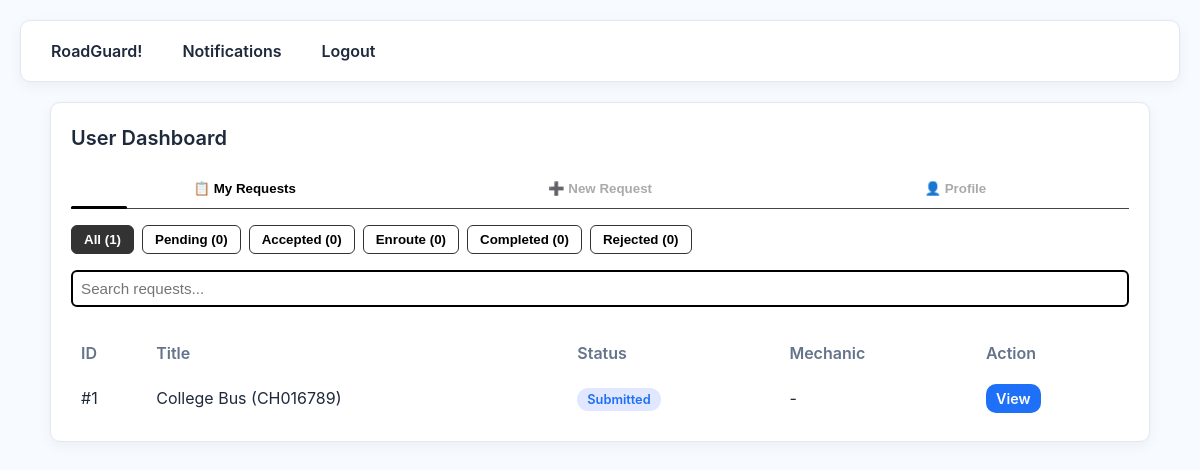
/user/dashboard (signed in), run on an earlier commit of the app's database.
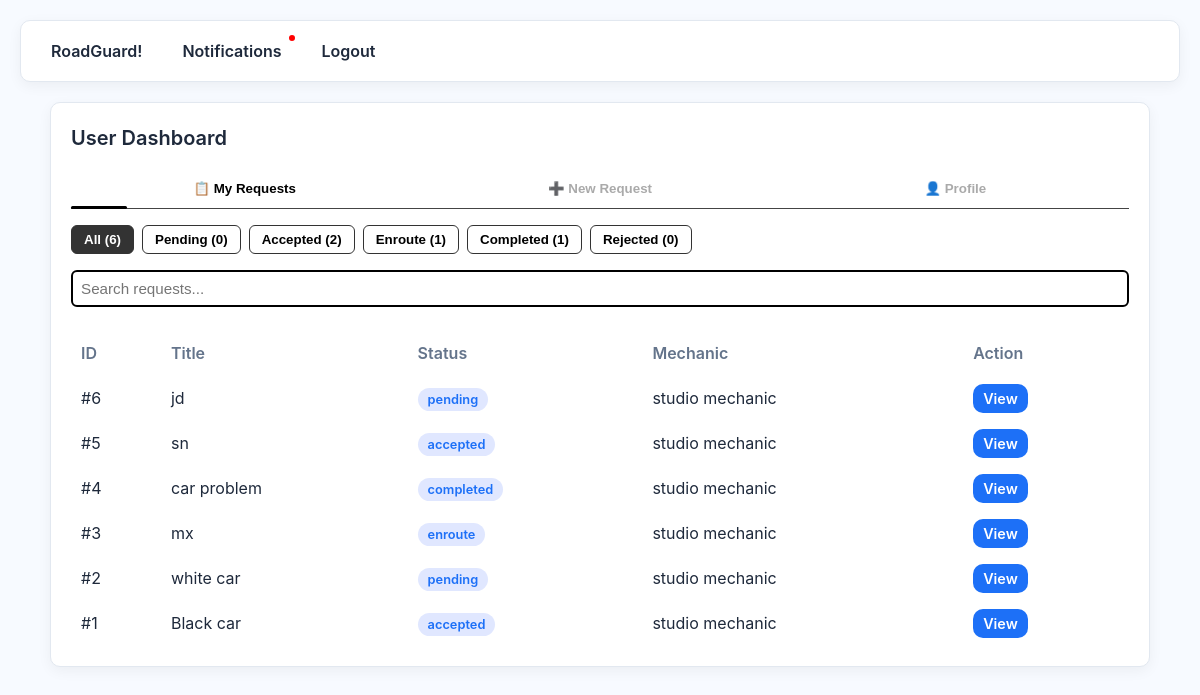
And on a later commit of the database.
### app.py (models this page shows)
class ServiceRequest(db.Model):
    id = db.Column(db.Integer, primary_key=True)
    user_id = db.Column(db.Integer, db.ForeignKey('user.id'))
    title = db.Column(db.String(200))
    description = db.Column(db.Text)
    lat = db.Column(db.Float)
    lng = db.Column(db.Float)
    status = db.Column(db.String(50), default='submitted')
    created_at = db.Column(db.DateTime, default=datetime.utcnow)
    assigned_mechanic_id = db.Column(db.Integer, db.ForeignKey('user.id'), nullable=True)
    mechanic_response = db.Column(db.Text, nullable=True)
    user = db.relationship("User", foreign_keys=[user_id], backref="requests_made")
    mechanic = db.relationship("User", foreign_keys=[assigned_mechanic_id], backref="requests_taken")

class User(UserMixin, db.Model):
    id = db.Column(db.Integer, primary_key=True)
    name = db.Column(db.String(120))
    email = db.Column(db.String(120), unique=True)
    password = db.Column(db.String(120))
    role = db.Column(db.String(20), default=Role.USER.value)
    phone = db.Column(db.String(20))

### app.py (the view)
@app.route('/user/dashboard')
@login_required
def user_dashboard():
    if current_user.role != Role.USER.value:
        flash("Unauthorized",'danger')
        return redirect(url_for('index'))
    requests = ServiceRequest.query.filter_by(user_id=current_user.id).order_by(ServiceRequest.created_at.desc()).all()
    return render_template('user_dashboard.html', requests=requests)

### app.py (called while the page is built)
@login_manager.user_loader
def load_user(user_id):
    return User.query.get(int(user_id))

### templates/user_dashboard.html (shortened to what this page needs)
{% extends 'layout.html' %}
{% block content %}
<div class="card fade-in">
  <h2>User Dashboard</h2>
  <div class="tabs-container mt-16">
    <div class="tabs">
      <button class="tab-btn active" onclick="openTab(event, 'requests')">📋 My Requests</button>
      <button class="tab-btn" onclick="openTab(event, 'new')">➕ New Request</button>
      <button class="tab-btn" onclick="openTab(event, 'profile')">👤 Profile</button>
    </div>
    <div class="tab-underline"></div>
  </div>
  <div id="requests" class="tab-content active mt-16">
    {% if requests %}
      <div class="status-tabs mb-4">
        <button class="status-tab active" onclick="setStatusFilter('all')">All ({{ requests|length }})</button>
        <button class="status-tab" onclick="setStatusFilter('submitted')">Pending ({{ requests|selectattr('status','equalto','submitted')|list|length }})</button>
        <button class="status-tab" onclick="setStatusFilter('accepted')">Accepted ({{ requests|selectattr('status','equalto','accepted')|list|length }})</button>
        <button class="status-tab" onclick="setStatusFilter('enroute')">Enroute ({{ requests|selectattr('status','equalto','enroute')|list|length }})</button>
        <button class="status-tab" onclick="setStatusFilter('completed')">Completed ({{ requests|selectattr('status','equalto','completed')|list|length }})</button>
        <button class="status-tab" onclick="setStatusFilter('rejected')">Rejected ({{ requests|selectattr('status','equalto','rejected')|list|length }})</button>
      </div>
      <div class="mb-4">
        <input type="text" id="searchInput" placeholder="Search requests..." class="search-input" onkeyup="applyFilters()">
      </div>
      <div class="table-wrapper">
        <table class="request-table">
          <thead>
            <tr>
              <th>ID</th>
              <th>Title</th>
              <th>Status</th>
              <th>Mechanic</th>
              <th>Action</th>
            </tr>
          </thead>
          <tbody id="requestTableBody">
            {% for r in requests %}
            <tr data-status="{{ r.status|lower }}">
              <td>#{{ r.id }}</td>
              <td>{{ r.title }}</td>
              <td><span class="badge {{ r.status|lower }}">{{ r.status }}</span></td>
              <td>{% if r.mechanic %}{{ r.mechanic.name }}{% else %}-{% endif %}</td>
              <td><a href="{{ url_for('request_detail', req_id=r.id) }}" class="btn small no-underline">View</a></td>
            </tr>
            {% endfor %}
          </tbody>
        </table>
      </div>
    {% else %}
      <div class="empty">No requests yet.</div>
    {% endif %}
  </div>
</div>
<link rel="stylesheet" href="https://unpkg.com/leaflet/dist/leaflet.css" />
{% endblock %}

### templates/layout.html (shortened to what this page needs)
<!doctype html>
<html>
<head>
  <link rel="stylesheet" href="{{ url_for('static', filename='style.css') }}">
  <link rel="stylesheet" href="https://unpkg.com/leaflet@1.9.4/dist/leaflet.css" />
</head>
<body>
  <nav class="topnav">
    <a href="{{ url_for('index') }}">RoadGuard!</a>
    {% if current_user.is_authenticated %}
      <a href="{{ url_for('notifications') }}" class="notification-link">
        Notifications
        {% if current_user.notifications|length > 0 %}
          <span class="red-dot"></span>
        {% endif %}
      </a>
      <a href="{{ url_for('logout') }}">Logout</a>
    {% else %}
      <a href="{{ url_for('login') }}">Login</a>
      <a href="{{ url_for('register') }}">Register</a>
    {% endif %}
  </nav>
  <div class="container">
    {% block content %}{% endblock %}
  </div>
</body>
</html>

### static/style.css (style rules this page uses)
:root { --bg: #f7faff; --card: #ffffff; --border: #e2e8f0; --text: #1e293b; --muted: #64748b; --blue: #1d70f7; --blue-hover: #155fd1; --radius: 10px; --shadow: 0 4px 14px rgba(0,0,0,0.05); --max-width: 1100px; font-size: 16px; }
* { box-sizing: border-box; margin: 0; padding: 0; }
body { font-family: 'Inter', sans-serif; background: var(--bg); color: var(--text); line-height: 1.5; padding: 20px; }
.container { max-width: var(--max-width); margin: auto; }
.topnav { display: flex; gap: 20px; padding: 12px 20px; background: #fff; border: 1px solid var(--border); border-radius: var(--radius); box-shadow: var(--shadow); margin-bottom: 20px; }
.topnav a { color: var(--text); text-decoration: none; font-weight: 600; padding: 6px 10px; border-radius: 6px; transition: background 0.2s; }
.card { background: var(--card); border: 1px solid var(--border); border-radius: var(--radius); padding: 20px; box-shadow: var(--shadow); margin-bottom: 20px; }
h1,h2,h3 { margin-bottom: 12px; font-weight: 600; }
h2 { font-size: 1.25rem; color: var(--text); }
.btn { background: var(--blue); color: #fff; padding: 10px 14px; border: none; border-radius: var(--radius); cursor: pointer; font-weight: 600; transition: background 0.2s; }
.btn.small { padding: 6px 10px; font-size: 0.9rem; }
input, select, textarea { width: 100%; padding: 10px; border: 1px solid var(--border); border-radius: var(--radius); font-size: 0.95rem; margin-bottom: 14px; transition: border-color 0.2s, box-shadow 0.2s; }
.badge { padding: 4px 10px; border-radius: 999px; font-size: 0.8rem; font-weight: 600; background: #e0e7ff; color: var(--blue); }
.table-wrapper { overflow-x: auto; }
table { width: 100%; border-collapse: collapse; margin-top: 10px; }
table th, table td { padding: 10px; text-align: left; border-bottom: 1px solid var(--border); }
table th { font-weight: 600; color: var(--muted); }
.mt-16 { margin-top: 16px; }

### templates/layout.html (style rules this page uses)
.notification-link { position: relative; display: inline-block; }
.red-dot { position: absolute; top: 0; right: -6px; width: 10px; height: 10px; background-color: red; border-radius: 50%; border: 2px solid white; }

### templates/user_dashboard.html (style rules this page uses)
.tabs-container { position: relative; margin-bottom: 16px; }
.tabs { display:flex; gap:8px; border-bottom:1px solid #444; }
.tab-btn { flex:1; padding:12px 0; background:transparent; border:none; cursor:pointer; font-weight:600; color:#aaa; text-align:center; transition:all 0.3s; }
.tab-btn.active { color:#000; }
.tab-underline { position:absolute; bottom:0; left:0; height:3px; background:#000; transition: all 0.3s ease; border-radius:2px; }
.status-tabs { display:flex; gap:8px; flex-wrap:wrap; margin-bottom:16px; }
.status-tab { padding:6px 12px; border:1px solid #333; border-radius:6px; background:transparent; cursor:pointer; font-weight:600; transition: all 0.2s; }
.status-tab.active { background:#333; color:#fff; }
.table-wrapper { overflow-x:auto; }
.request-table { width:100%; border-collapse: collapse; }
.request-table th, .request-table td { padding:10px; border-bottom:1px solid rgba(255,255,255,0.1); text-align:left; }
.request-table th { background:rgba(255,255,255,0.02); }
.no-underline { text-decoration:none; }
.search-input { width:100%; padding:8px; border:2px solid black; border-radius:6px; background:var(--bg-alt); color:var(--text); }

What changed in the data, as far as the page shows it:
added ServiceRequest: id "6", title "jd", status "pending", mechanic.name "studio mechanic"
added ServiceRequest: id "5", title "sn", status "accepted", mechanic.name "studio mechanic"
added ServiceRequest: id "4", title "car problem", status "completed", mechanic.name "studio mechanic"
added ServiceRequest: id "3", title "mx", status "enroute", mechanic.name "studio mechanic"
added ServiceRequest: id "2", title "white car", status "pending", mechanic.name "studio mechanic"
changed ServiceRequest id 1: title "College Bus (CH016789)" → "Black car"; status "Submitted" → "accepted"; mechanic.name (not shown) → "studio mechanic"; no longer shows "-"
Also different on the page:
{{ requests|length }}: "1" → "6"
{{ requests|selectattr('status','equalto','accepted')|list|length }}: "0" → "2"
{{ requests|selectattr('status','equalto','enroute')|list|length }}: "0" → "1"
{{ requests|selectattr('status','equalto','completed')|list|length }}: "0" → "1"
